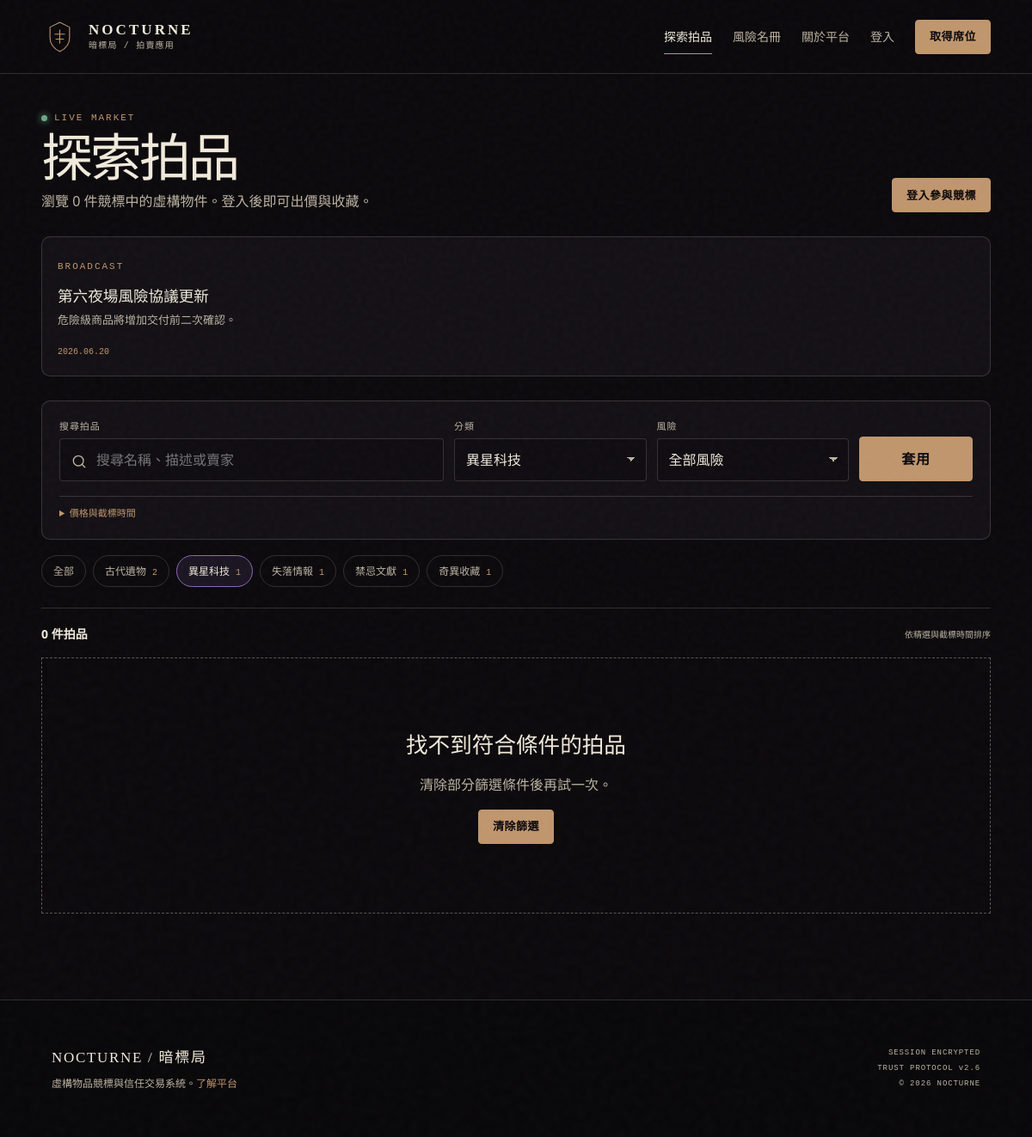
Page /index.php?page=home&category=2 on the committed database.
### tables this page shows
CREATE TABLE announcements (
    id BIGINT UNSIGNED AUTO_INCREMENT PRIMARY KEY,
    author_id BIGINT UNSIGNED NOT NULL,
    title VARCHAR(120) NOT NULL,
    body TEXT NOT NULL,
    status ENUM('draft', 'published', 'archived') NOT NULL DEFAULT 'draft',
    published_at DATETIME NULL,
    created_at DATETIME NOT NULL DEFAULT CURRENT_TIMESTAMP,
    updated_at DATETIME NOT NULL DEFAULT CURRENT_TIMESTAMP ON UPDATE CURRENT_TIMESTAMP,
    CONSTRAINT fk_announcements_author FOREIGN KEY (author_id) REFERENCES users(id)
);

CREATE TABLE categories (
    id SMALLINT UNSIGNED AUTO_INCREMENT PRIMARY KEY,
    name VARCHAR(60) NOT NULL,
    code CHAR(3) NOT NULL,
    description VARCHAR(255) NULL,
    risk_default ENUM('low', 'suspicious', 'dangerous', 'prohibited') NOT NULL DEFAULT 'suspicious',
    sort_order SMALLINT NOT NULL DEFAULT 0,
    is_active BOOLEAN NOT NULL DEFAULT TRUE,
    created_at DATETIME NOT NULL DEFAULT CURRENT_TIMESTAMP,
    UNIQUE KEY uq_categories_name (name),
    UNIQUE KEY uq_categories_code (code)
);

### app/Core/View.php (called while the page is built, shortened)
<?php
final class View
{
    public static function render(string $template, array $data = [], string $layout = 'layouts/main'): void
    {
        $root = dirname(__DIR__, 2) . '/views/';
        $templateFile = $root . $template . '.php';
        extract($data, EXTR_SKIP);
        require $templateFile;
    }
}

### app/Controllers/HomeController.php (called while the page is built, shortened)
<?php
final class HomeController
{
    public function index(): void
    {
        $filters = [
            'q' => trim((string) ($_GET['q'] ?? '')),
            'category' => (string) ($_GET['category'] ?? ''),
            'risk' => (string) ($_GET['risk'] ?? ''),
            'min_price' => filter_var($_GET['min_price'] ?? null, FILTER_VALIDATE_FLOAT) ?: '',
            'max_price' => filter_var($_GET['max_price'] ?? null, FILTER_VALIDATE_FLOAT) ?: '',
            'ending' => in_array($_GET['ending'] ?? '', ['6', '12', '24', '72'], true) ? $_GET['ending'] : '',
        ];
        $model = new Auction();
        $announcements = [];
        $pdo = Database::connection();
        if ($pdo) {
            $announcements = $pdo->query(
                'SELECT title, body, published_at FROM announcements
                 WHERE status = "published" ORDER BY published_at DESC LIMIT 3'
            )->fetchAll();
        }
        View::render('front/home', [
            'pageTitle' => '探索拍品',
            'auctions' => $model->featured($filters),
            'categories' => $model->categories(),
            'filters' => $filters,
            'databaseAvailable' => Database::available(),
            'announcements' => $announcements,
        ]);
    }
}

### public/index.php (called while the page is built, shortened)
<?php
$root = dirname(__DIR__);
require $root . '/app/bootstrap.php';
$page = (string) ($_GET['page'] ?? 'home');
$method = $_SERVER['REQUEST_METHOD'] ?? 'GET';
$routes = [
    'GET' => [
        'home' => [HomeController::class, 'index'],
        'about' => [HomeController::class, 'about'],
        'auction' => [AuctionController::class, 'show'],
        'wanted' => [HomeController::class, 'wanted'],
        'login' => [AuthController::class, 'loginForm'],
        'register' => [AuthController::class, 'registerForm'],
        'buyer' => [BuyerController::class, 'index'],
        'buyer-payment' => [BuyerController::class, 'payment'],
        'buyer-dispute' => [BuyerController::class, 'disputeForm'],
        'buyer-review' => [BuyerController::class, 'reviewForm'],
        'seller' => [SellerController::class, 'index'],
        'admin' => [AdminController::class, 'index'],
        'admin-disputes' => [AdminController::class, 'disputes'],
        'admin-logs' => [AdminController::class, 'logs'],
        'upload' => [UploadController::class, 'show'],
    ],
    'POST' => [
        'login' => [AuthController::class, 'login'],
        'register' => [AuthController::class, 'register'],
        'logout' => [AuthController::class, 'logout'],
        'bid' => [AuctionController::class, 'bid'],
        'watch' => [AuctionController::class, 'watch'],
        'buyer-pay' => [BuyerController::class, 'pay'],
        'buyer-dispute-submit' => [BuyerController::class, 'dispute'],
        'buyer-review-submit' => [BuyerController::class, 'review'],
        'seller-create' => [SellerController::class, 'create'],
        'seller-delivery' => [SellerController::class, 'updateDelivery'],
        'ai-description' => [SellerController::class, 'aiDescription'],
        'admin-review' => [AdminController::class, 'review'],
        'admin-dispute-resolve' => [AdminController::class, 'resolveDispute'],
        'admin-announce' => [AdminController::class, 'announce'],
    ],
];
[$controller, $action] = $routes[$method][$page];
(new $controller())->{$action}();

### app/bootstrap.php (called while the page is built, shortened)
<?php
$root = dirname(__DIR__);
spl_autoload_register(static function (string $class) use ($root): void {
    $prefix = 'App\\';
    $file = $root . '/app/' . str_replace('\\', '/', substr($class, strlen($prefix))) . '.php';
});
require_once $root . '/app/Core/helpers.php';

### app/Core/Auth.php (called while the page is built, shortened)
<?php
final class Auth
{
    public static function user(): ?array
    {
        if (empty($_SESSION['user_id'])) {
            return null;
        }
        $user = (new User())->findWithRoles((int) $_SESSION['user_id']);
        return $user;
    }
}

### app/Core/helpers.php (called while the page is built, shortened)
<?php
function e(mixed $value): string
{
    return htmlspecialchars((string) $value, ENT_QUOTES | ENT_SUBSTITUTE, 'UTF-8');
}
function url(string $page = 'home', array $params = []): string
{
    return 'index.php?' . http_build_query(array_merge(['page' => $page], $params));
}
function current_user(): ?array
{
    return Auth::user();
}

### app/Models/Auction.php (called while the page is built, shortened)
<?php
final class Auction
{
    public function categories(): array
    {
        $pdo = Database::connection();
        return $pdo->query(
            'SELECT c.id, c.name, c.code, COUNT(a.id) AS count
             FROM categories c LEFT JOIN auctions a ON a.category_id = c.id
             GROUP BY c.id ORDER BY c.sort_order, c.name'
        )->fetchAll();
    }
}

### views/front/home.php (the view, shortened to what this page needs)
<section class="catalog-shell">
    <header class="catalog-header">
        <div>
            <span class="section-code"><i class="status-dot"></i>LIVE MARKET</span>
            <h1>探索拍品</h1>
            <p>瀏覽 <?= count($auctions) ?> 件競標中的虛構物件。登入後即可出價與收藏。</p>
        </div>
        <?php if (!current_user()): ?>
            <a class="button button-small" href="<?= e(url('login')) ?>">登入參與競標</a>
        <?php endif; ?>
    </header>
    <?php if (!empty($announcements)): ?>
        <div class="announcement-bar" aria-label="最新公告">
            <?php foreach ($announcements as $ann): ?>
                <article class="announcement-card">
                    <span class="section-code">BROADCAST</span>
                    <h3><?= e($ann['title']) ?></h3>
                    <p><?= e($ann['body']) ?></p>
                    <time datetime="<?= e($ann['published_at']) ?>"><?= e(date('Y.m.d', strtotime($ann['published_at']))) ?></time>
                </article>
            <?php endforeach; ?>
        </div>
    <?php endif; ?>
    <form class="catalog-search" method="get" action="index.php">
        <label class="search-main">
            <span>搜尋拍品</span>
            <svg viewBox="0 0 24 24" aria-hidden="true"><circle cx="11" cy="11" r="7"/><path d="m20 20-4-4"/></svg>
            <input type="search" name="q" value="<?= e($filters['q']) ?>" placeholder="搜尋名稱、描述或賣家">
        </label>
        <label><span>分類</span>
            <select name="category">
                <?php foreach ($categories as $category): ?>
                    <option value="<?= e($category['id']) ?>" <?= (string) $filters['category'] === (string) $category['id'] ? 'selected' : '' ?>><?= e($category['name']) ?></option>
                <?php endforeach; ?>
            </select>
        </label>
        <label><span>風險</span>
            <select name="risk">
                <option value="">全部風險</option>
            </select>
        </label>
        <button class="button button-search" type="submit">套用</button>
        <details class="search-extra" <?= ($filters['min_price'] || $filters['max_price'] || $filters['ending']) ? 'open' : '' ?>>
            <summary>價格與截標時間</summary>
        </details>
    </form>
    <nav class="category-tabs" aria-label="商品分類">
        <a href="<?= e(url('home')) ?>" class="<?= $filters['category'] === '' ? 'active' : '' ?>">全部</a>
        <?php foreach ($categories as $category): ?>
            <a href="<?= e(url('home', ['category' => $category['id']])) ?>" class="<?= (string) $filters['category'] === (string) $category['id'] ? 'active' : '' ?>"><?= e($category['name']) ?><span><?= (int) $category['count'] ?></span></a>
        <?php endforeach; ?>
    </nav>
    <div class="catalog-result-bar">
        <strong><?= count($auctions) ?> 件拍品</strong>
        <span>依精選與截標時間排序</span>
    </div>
    <?php if (!$auctions): ?>
        <div class="empty-state"><strong>找不到符合條件的拍品</strong><p>清除部分篩選條件後再試一次。</p><a class="button button-small" href="<?= e(url('home')) ?>">清除篩選</a></div>
    <?php endif; ?>
</section>

### rows in the picture
announcements: title "第六夜場風險協議更新", body "危險級商品將增加交付前二次確認。", published_at "2026.06.20"
categories: name "古代遺物", count "2"
categories: name "異星科技", count "1"
categories: name "失落情報", count "1"
categories: name "禁忌文獻", count "1"
categories: name "奇異收藏", count "1"

### other values in the picture
count($auctions) "0"
form field category "異星科技"
